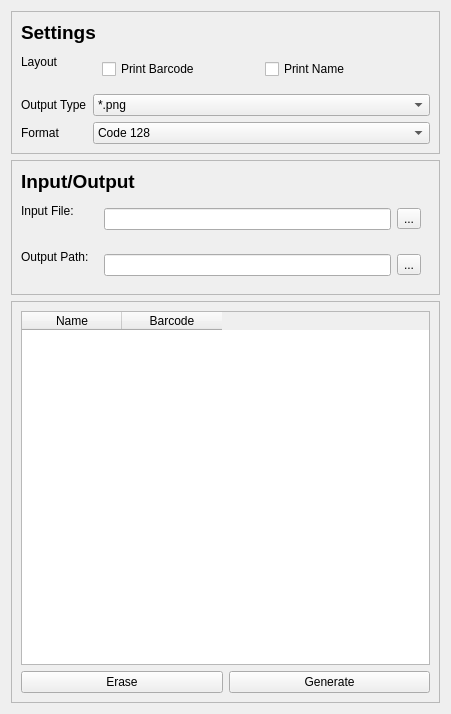
<?xml version="1.0" encoding="UTF-8"?>
<ui version="4.0">
 <class>Form</class>
 <widget class="QWidget" name="Form">
  <property name="geometry">
   <rect>
    <x>0</x>
    <y>0</y>
    <width>451</width>
    <height>714</height>
   </rect>
  </property>
  <property name="windowTitle">
   <string>Form</string>
  </property>
  <layout class="QVBoxLayout" name="globalLayout">
   <item>
    <widget class="QFrame" name="settingsFrame">
     <property name="frameShape">
      <enum>QFrame::StyledPanel</enum>
     </property>
     <property name="frameShadow">
      <enum>QFrame::Raised</enum>
     </property>
     <layout class="QVBoxLayout" name="settingsFrameLayout">
      <item>
       <widget class="QLabel" name="settingsLabel">
        <property name="font">
         <font>
          <pointsize>14</pointsize>
          <weight>75</weight>
          <bold>true</bold>
         </font>
        </property>
        <property name="text">
         <string>Settings</string>
        </property>
       </widget>
      </item>
      <item>
       <layout class="QFormLayout" name="settingsFormLayout">
        <item row="0" column="0">
         <widget class="QLabel" name="layoutLabel">
          <property name="text">
           <string>Layout</string>
          </property>
         </widget>
        </item>
        <item row="1" column="0">
         <widget class="QLabel" name="outputTypeLabel">
          <property name="text">
           <string>Output Type</string>
          </property>
         </widget>
        </item>
        <item row="1" column="1">
         <widget class="QComboBox" name="outputTypeComboBox">
          <property name="sizePolicy">
           <sizepolicy hsizetype="Preferred" vsizetype="Preferred">
            <horstretch>0</horstretch>
            <verstretch>0</verstretch>
           </sizepolicy>
          </property>
          <item>
           <property name="text">
            <string>*.png</string>
           </property>
          </item>
          <item>
           <property name="text">
            <string>*.odt</string>
           </property>
          </item>
          <item>
           <property name="text">
            <string>*.docx</string>
           </property>
          </item>
         </widget>
        </item>
        <item row="2" column="0">
         <widget class="QLabel" name="formatLabel">
          <property name="text">
           <string>Format</string>
          </property>
         </widget>
        </item>
        <item row="2" column="1">
         <widget class="QComboBox" name="formatComboBox">
          <item>
           <property name="text">
            <string>Code 128</string>
           </property>
          </item>
          <item>
           <property name="text">
            <string>EAN 128</string>
           </property>
          </item>
         </widget>
        </item>
        <item row="0" column="1">
         <widget class="QFrame" name="layoutFrame">
          <layout class="QHBoxLayout" name="horizontalLayout">
           <item>
            <widget class="QCheckBox" name="barcodeCheckbox">
             <property name="text">
              <string>Print Barcode</string>
             </property>
            </widget>
           </item>
           <item>
            <widget class="QCheckBox" name="nameCheckbox">
             <property name="text">
              <string>Print Name</string>
             </property>
            </widget>
           </item>
          </layout>
         </widget>
        </item>
       </layout>
      </item>
     </layout>
    </widget>
   </item>
   <item>
    <widget class="QFrame" name="ioFrame">
     <property name="frameShape">
      <enum>QFrame::StyledPanel</enum>
     </property>
     <property name="frameShadow">
      <enum>QFrame::Raised</enum>
     </property>
     <layout class="QVBoxLayout" name="ioFrameLayout">
      <item>
       <widget class="QLabel" name="ioLabel">
        <property name="font">
         <font>
          <pointsize>14</pointsize>
          <weight>75</weight>
          <bold>true</bold>
         </font>
        </property>
        <property name="text">
         <string>Input/Output</string>
        </property>
       </widget>
      </item>
      <item>
       <layout class="QFormLayout" name="ioFormLayout">
        <item row="0" column="0">
         <widget class="QLabel" name="inputFileLabel">
          <property name="text">
           <string>Input File:</string>
          </property>
         </widget>
        </item>
        <item row="0" column="1">
         <widget class="QFrame" name="inputFileFrame">
          <layout class="QHBoxLayout" name="horizontalLayout_2">
           <item>
            <widget class="QLineEdit" name="inputPathEdit">
             <property name="enabled">
              <bool>true</bool>
             </property>
            </widget>
           </item>
           <item>
            <widget class="QToolButton" name="inputPathButton">
             <property name="text">
              <string>...</string>
             </property>
            </widget>
           </item>
          </layout>
         </widget>
        </item>
        <item row="1" column="0">
         <widget class="QLabel" name="outputPathLabel">
          <property name="text">
           <string>Output Path:</string>
          </property>
         </widget>
        </item>
        <item row="1" column="1">
         <widget class="QFrame" name="outputPathFrame">
          <layout class="QHBoxLayout" name="horizontalLayout_3">
           <item>
            <widget class="QLineEdit" name="outputPathEdit"/>
           </item>
           <item>
            <widget class="QToolButton" name="outputPathButton">
             <property name="text">
              <string>...</string>
             </property>
            </widget>
           </item>
          </layout>
         </widget>
        </item>
       </layout>
      </item>
     </layout>
    </widget>
   </item>
   <item>
    <widget class="QFrame" name="tableFrame">
     <property name="frameShape">
      <enum>QFrame::StyledPanel</enum>
     </property>
     <property name="frameShadow">
      <enum>QFrame::Raised</enum>
     </property>
     <layout class="QVBoxLayout" name="tableFrameLayout">
      <item>
       <widget class="QTableWidget" name="table">
        <property name="sizePolicy">
         <sizepolicy hsizetype="Expanding" vsizetype="Expanding">
          <horstretch>1</horstretch>
          <verstretch>1</verstretch>
         </sizepolicy>
        </property>
        <property name="contextMenuPolicy">
         <enum>Qt::DefaultContextMenu</enum>
        </property>
        <property name="alternatingRowColors">
         <bool>true</bool>
        </property>
        <column>
         <property name="text">
          <string>Name</string>
         </property>
        </column>
        <column>
         <property name="text">
          <string>Barcode</string>
         </property>
        </column>
       </widget>
      </item>
      <item>
       <layout class="QHBoxLayout" name="buttonLayout">
        <item>
         <widget class="QPushButton" name="eraseButton">
          <property name="text">
           <string>Erase</string>
          </property>
         </widget>
        </item>
        <item>
         <widget class="QPushButton" name="generateButton">
          <property name="text">
           <string>Generate</string>
          </property>
         </widget>
        </item>
       </layout>
      </item>
     </layout>
    </widget>
   </item>
  </layout>
 </widget>
 <resources/>
 <connections/>
</ui>
